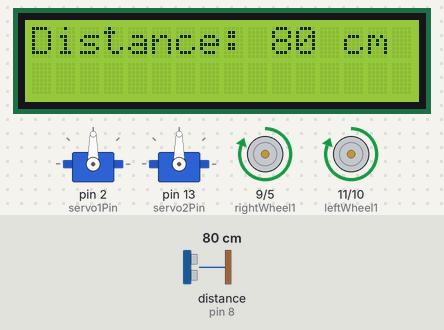
The sketch below on a simulated Arduino Uno, built with avr-gcc and run on an emulated ATmega328P. Parts: 2 × servo, 16×2 character LCD, motor-driver pin pairs drawn as motors (green arrow = first pin HIGH = forward, orange = second pin HIGH = backward, longer = more drive, scaled by the enable pin). Wiring (inferred from the names in the program): ultrasonic range finder: trigger pin 7; echo pin 8. Inputs (shaded band) come from the test bench; at power-on: distance to the obstacle (sensor on pin 8) 80 cm. The echo pulse lasts 58.3 µs per cm.

Above: at 1.2 s.
1.3 s: distance to the obstacle (sensor on pin 8) set to 13 cm
At 1.47 s:
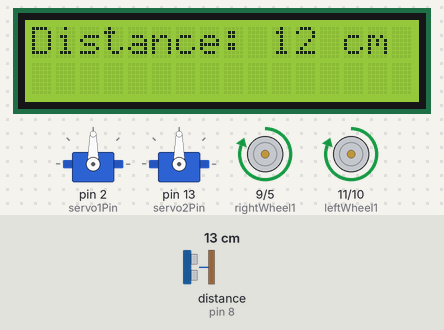
3.0 s: distance to the obstacle (sensor on pin 8) set to 10 cm
At 5.9 s:
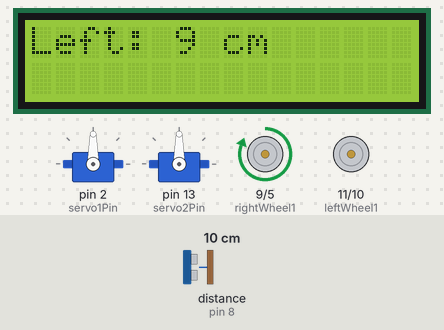
6.0 s: distance to the obstacle (sensor on pin 8) set to 18 cm
At 6.97 s:
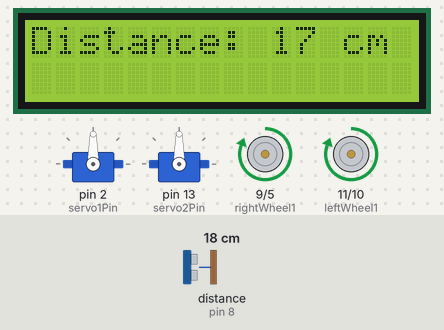
Timing chart, 0 to 9.0 s (numbered marks = the images above; inputs shaded):
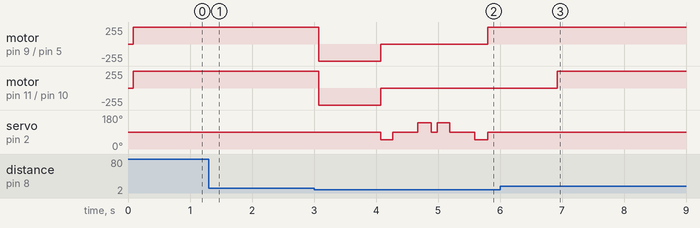

The sketch:

OBSTACLE_AVOIDING_CAR_v2.ino
```cpp
/*
OBSTACLE_AVOIDING_CAR
AUTHOR Christian Joel M. Ventura
VERSION 2023-5-29
PURPOSE: Program an Arduino UNO to simulate a car that avoids obstacles.
*/

#include <LiquidCrystal_I2C.h>
#include <Wire.h>
#include <Servo.h>

int rightWheelSpeed = 4, rightWheel2 = 5, rightWheel1 = 9;
int leftWheel1 = 11, leftWheel2 = 10, leftWheelSpeed = 12;
int trig = 7, echo = 8;
int servo1Pin = 2, servo2Pin = 13;
Servo servo1, servo2;
LiquidCrystal_I2C lcd(0x27, 16, 2);

void setup() {
  pinMode(rightWheel1, OUTPUT);
  pinMode(rightWheel2, OUTPUT);
  pinMode(rightWheelSpeed, OUTPUT);
  pinMode(leftWheel1, OUTPUT);
  pinMode(leftWheel2, OUTPUT);
  pinMode(leftWheelSpeed, OUTPUT);

  pinMode(trig, OUTPUT);
  pinMode(echo, INPUT);

  servo1.attach(servo1Pin);
  servo2.attach(servo2Pin);

  lcd.init();
  lcd.backlight();

  analogWrite(leftWheelSpeed, 255);
  analogWrite(rightWheelSpeed, 255);
}

void loop() {
  int distance = getDistance();
  lcd.print("Distance: " + String(distance) + " cm");

  if (distance > 10){
    moveStraight(true);
  } else {
    moveStraight(false);
    delay(1000);
    stop();

    int rightDistance = getDirectionDistance(true);
    lcd.clear();
    lcd.print("Right: " + String(rightDistance) + " cm");
    delay(100);
    int leftDistance = getDirectionDistance(false);
    lcd.clear();
    lcd.print("Left: " + String(leftDistance) + " cm");

    if (leftDistance > rightDistance){
      leftTurn(true);
    } else {
      rightTurn(true);
    }

    delay(1000);
  }

  delay(100);
  lcd.clear();
}

int getDirectionDistance(boolean isRight){
  int direction = isRight ? 0 : 90;
  servo1.write(48 + direction);
  delay(200);
  servo1.write(90);
  delay(200);

  // Prevent calculating distance with too high value unless it actually is by counting
  int dist = getDistance();
  int count = 0;
  while (dist > 1000 && count < 10){
    dist = getDistance();
    count++;
  }

  delay(200);
  servo1.write(138 - direction);
  delay(200);
  servo1.write(90);

  return dist;
}

int getDistance(){
  digitalWrite(trig, LOW);
  delayMicroseconds(2);
  digitalWrite(trig, HIGH);
  delayMicroseconds(10);
  digitalWrite(trig, LOW);
  pinMode(echo, INPUT);

  return pulseIn(echo, HIGH) / 29 / 2;
}

void moveStraight(boolean isForward){
  leftEngine(isForward, false);
  rightEngine(isForward, false);
}

void stop(){
  leftEngine(false, true);
  rightEngine(false, true);
}

void leftTurn(boolean isForward){
  leftEngine(isForward, false);
  rightEngine(false, true);
}

void rightTurn(boolean isForward){
  leftEngine(false, true);
  rightEngine(isForward, false);
}

void leftEngine(boolean isForward, boolean stopEngine){
  if (!stopEngine){
    if (isForward){
      digitalWrite(leftWheel1, HIGH);
      digitalWrite(leftWheel2, LOW);
    } else {
      digitalWrite(leftWheel1, LOW);
      digitalWrite(leftWheel2, HIGH);
    }
  } else {
    digitalWrite(leftWheel1, LOW);
    digitalWrite(leftWheel2, LOW);
  }
}

void rightEngine(boolean isForward, boolean stopEngine){
  if (!stopEngine){
    if (isForward){
      digitalWrite(rightWheel1, HIGH);
      digitalWrite(rightWheel2, LOW);
    } else {
      digitalWrite(rightWheel1, LOW);
      digitalWrite(rightWheel2, HIGH);
    }
  } else {
    digitalWrite(rightWheel1, LOW);
      digitalWrite(rightWheel2, LOW);
  }
}
```

Measured:
- the behaviour switches between 12 and 11 cm on distance to the obstacle (sensor on pin 8) (found by bisection; images 1 and 2)
- after the input at 3.0 s, motor on pin 9 (rightWheel1) / pin 5 (rightWheel2): forward 255/255 → backward 255/255 after 0.07 s, → stopped 1.0 s later, → forward 255/255 1.7 s later; motor on pin 11 (leftWheel1) / pin 10 (leftWheel2): forward 255/255 → backward 255/255 after 0.07 s, → stopped 1.0 s later
- after the input at 6.0 s, motor on pin 9 (rightWheel1) / pin 5 (rightWheel2): stops changing and stays forward 255/255; servo on pin 2 (servo1Pin): stops changing and stays 90°
